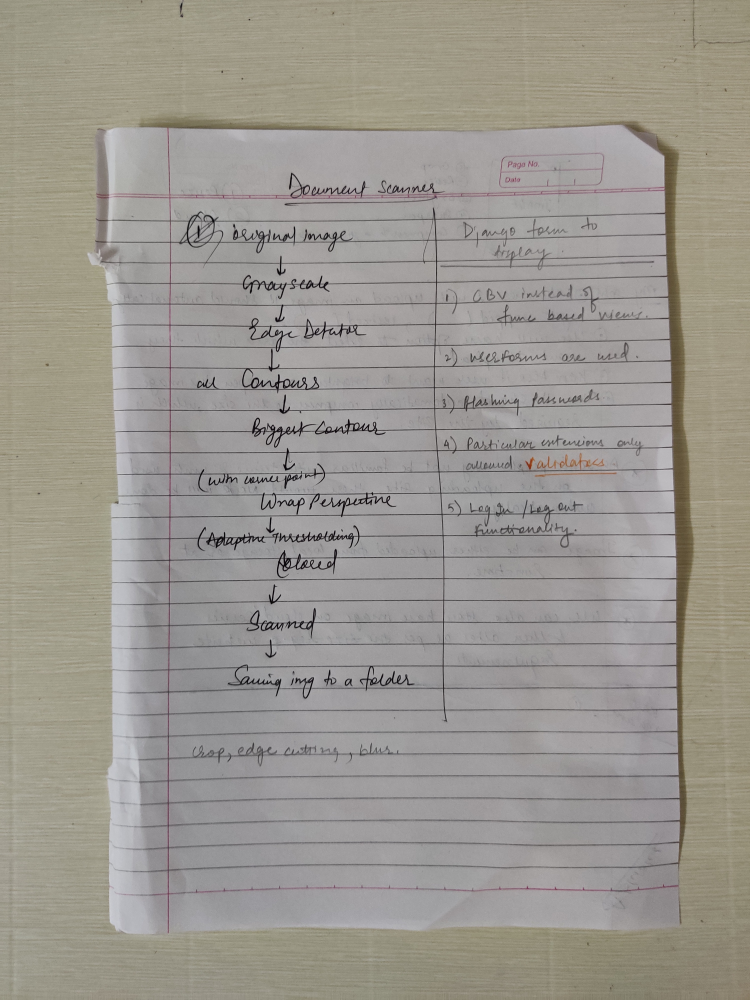
#> input picture img4.jpg, 3000 x 4000 px, found by its file name (shown at 1/4 size)
$ python code.py   (older library calls are emulated)
#> lines starting #> are read from the running program, lines starting #| are printed output that depends on the picture; after the words box and inside, x2 and y2 are one past the last pixel; in counts of white or black regions, pixels touching at a corner belong together
import cv2
import numpy as np
import PIL
import os
from PIL import Image, ImageEnhance

def perform_operation(file_name):
    file_name = str(file_name).replace("\\","\\\\")

    name = file_name.split("\\")[-1]

    name="F:\\Udemy\\IEEE Project Hackathon 2020\\project\\media\\edited_images\\" + name
    #print(name)

    img = cv2.imread(file_name, 1)
#> img is the input picture: shape (4000, 3000, 3); mean B, G, R 144, 151.3, 155.1
    #Maximum size of the output file
    maxsize = 200

    def getSize(filename):
        st = os.stat(filename)
        return st.st_size
    width = min(int(img.shape[0] / 6), int(img.shape[1] / 6))
#> width = 500
    hight = max(int(img.shape[0] / 6), int(img.shape[1] / 6))
#> hight = 666

    resize = cv2.resize(img, (width, (hight)))
    img_ctr = resize.copy()

    screen_res = 1280, 720
    scale_width = screen_res[0] / min(img.shape[1], img.shape[0])
#> scale_width = 0.427
    scale_hight = screen_res[1] / max(img.shape[1], img.shape[0])
#> scale_hight = 0.18
    scale = min(scale_width, scale_hight)
#> scale = 0.18

    output_width = min(int(img.shape[1] * scale), int(img.shape[0] * scale))
#> output_width = 540
    output_hight = max(int(img.shape[1] * scale), int(img.shape[0] * scale))
#> output_hight = 720


    # cv2.namedWindow('Output', cv2.WINDOW_NORMAL)
    # cv2.resizeWindow('Output', output_width, output_hight)

    def empty(a):
        pass


    # cv2.namedWindow("screen")
    # cv2.createTrackbar("v1","screen",1,200,empty)
    # cv2.createTrackbar("v2","screen",1,200,empty)
    kernal = np.ones((5, 5))


    def process(img):
        gray = cv2.cvtColor(img, cv2.COLOR_BGR2GRAY)
        blur = cv2.GaussianBlur(gray, (5, 5), 1)
        # v1 = cv2.getTrackbarPos("v1","screen")
        # v2 = cv2.getTrackbarPos("v2","screen")
        canny = cv2.Canny(blur, 50, 50)
        dilate = cv2.dilate(canny, kernal, iterations=2)
        erode = cv2.erode(dilate, kernal, iterations=1)

        return canny, erode, gray


    def getcontour(img):
        large = np.array([])
        maxArea = 0
        contour, hierarchy = cv2.findContours(img, cv2.RETR_EXTERNAL, cv2.CHAIN_APPROX_NONE)
        for ctr in contour:
            area = cv2.contourArea(ctr)
            if area > 14000:
                cv2.drawContours(img_ctr, ctr, -1, (55, 255, 55), 3)
                peri = cv2.arcLength(ctr, True)
                approx = cv2.approxPolyDP(ctr, 0.02 * peri, True)
                if len(approx) == 4 and area > maxArea:
                    large = approx
                    maxArea = area
        cv2.drawContours(img_ctr, large, -1, (55, 0, 255), 15)
        return large


    def reorder(points):
        points = points.reshape((4, 2))
        new_points = np.zeros((4, 1, 2), np.int32)
        add = np.sum(points, axis=1)
        # print('add = ',add)
        new_points[0] = points[np.argmin(add)]
        new_points[3] = points[np.argmax(add)]

        sub = np.diff(points, axis=1)
        new_points[1] = points[np.argmin(sub)]
        new_points[2] = points[np.argmax(sub)]
        # print('rearranged points =',new_points)

        return new_points


    def cvtBlack(img):
        # gray = cv2.cvtColor(img, cv2.COLOR_BGR2GRAY)
        # # v1 = cv2.getTrackbarPos("v1","screen")
        # (thres, black) = cv2.threshold(gray, 90, 255, cv2.THRESH_BINARY)
        lab = cv2.cvtColor(img, cv2.COLOR_BGR2LAB)
        #cv2.imshow("lab", lab)

        # -----Splitting the LAB image to different channels-------------------------
        l, a, b = cv2.split(lab)
        #cv2.imshow('l_channel', l)
        #cv2.imshow('a_channel', a)
        #cv2.imshow('b_channel', b)

        # -----Applying CLAHE to L-channel-------------------------------------------
        clahe = cv2.createCLAHE(clipLimit=3.0, tileGridSize=(8, 8))
        cl = clahe.apply(l)
        #cv2.imshow('CLAHE output', cl)

        # -----Merge the CLAHE enhanced L-channel with the a and b channel-----------
        limg = cv2.merge((cl, a, b))
       # cv2.imshow('limg', limg)

        # -----Converting image from LAB Color model to RGB model--------------------
        final = cv2.cvtColor(limg, cv2.COLOR_LAB2BGR)
        # cv2.imshow('final', final)

        return final


    def crop(img, large):
        # print(large.shape)
        large = reorder(large)
        pt1 = np.float32(large)
        pt2 = np.float32([[0, 0], [width, 0], [0, hight], [width, hight]])
        matrix = cv2.getPerspectiveTransform(pt1, pt2)
        output = cv2.warpPerspective(img, matrix, (width, hight))
        cropped = output[10:output.shape[0]+30, 10:output.shape[1]+30]

        black = cvtBlack(cropped)

        return black, cropped


    canny, erode, gray = process(resize)
#> in process, `canny = cv2.Canny(blur, 50, 50)`:
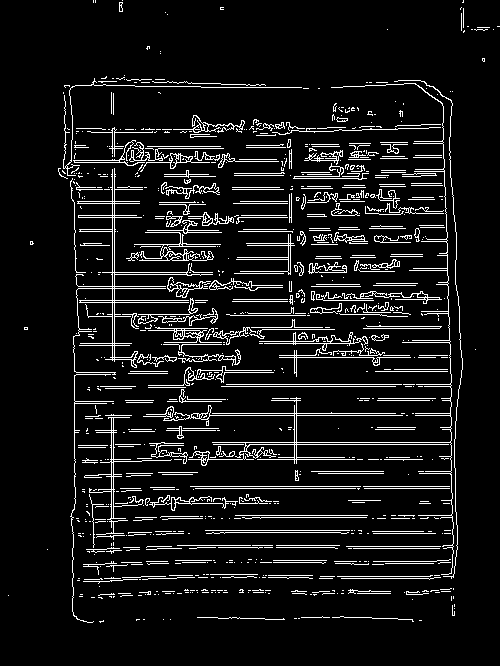
#> canny: shape (666, 500); 8.3% white in thin lines or dots
#> in process, `dilate = cv2.dilate(canny, kernal, iterations=2)`: dilate: shape (666, 500); 48.8% white; 32 white regions, largest, box (x1, y1, x2, y2) and area: (54, 71, 467, 627) 151965, (290, 612, 426, 626) 1287, (287, 585, 395, 600) 1283
#> in process, `erode = cv2.erode(dilate, kernal, iterations=1)`:
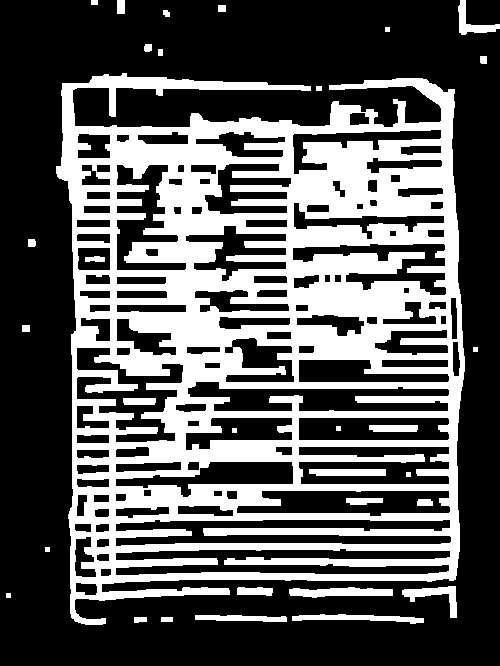
#> erode: shape (666, 500); 34.6% white; 32 white regions
    large = getcontour(erode)
#> in getcontour, `contour, hierarchy = cv2.findContours(img, cv2.RETR_EXTERNAL, cv2.CHAI..`: contour = 23 contours, 4 with area under 20; largest, box (x1, y1, x2, y2) and area: (56, 73, 465, 625) 183040, (289, 587, 393, 598) 686, (292, 614, 424, 624) 558, (402, 586, 457, 618) 522, (458, 0, 500, 35) 421
#> the loop in getcontour, `for ctr in contour:` made 23 passes
#> (area, peri, large, maxArea) on pass 14: (183040.5, 3236.6, [[62, 83], [71, 617], [455, 579], [454, 89]], 183040.5)
#> area on passes 1, 2, 3, 4, 6, 7: 44, 52.5, 392, 558.5, 685.5, 227
#> after the loop in getcontour, `for ctr in contour:`:
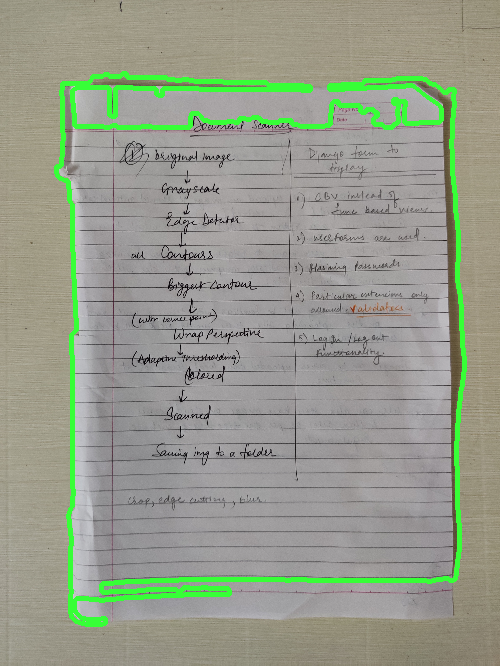
#> img_ctr: shape (666, 500, 3); mean B, G, R 139.5, 155.7, 150.1
#> after the loop in getcontour, `for ctr in contour:`: maxArea = 183040.5
#> in getcontour, `cv2.drawContours(img_ctr, large, -1, (55, 0, 255), 15)`:
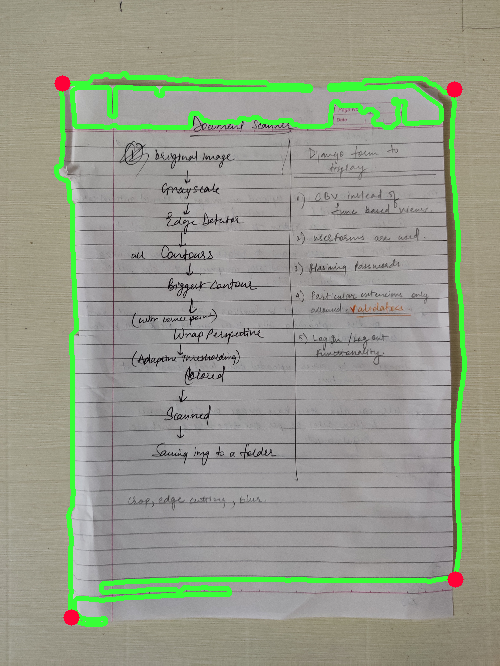
#> img_ctr: shape (666, 500, 3); 0.24% of pixels changed, all inside (x1, y1, x2, y2) = (54, 75, 464, 626)
#> large = [[62, 83], [71, 617], [455, 579], [454, 89]]
    img_crop, black = crop(resize, large)
#> in reorder, `add = np.sum(points, axis=1)`: add = [145, 688, 1034, 543]
#> in reorder, `sub = np.diff(points, axis=1)`: sub = [21, 546, 124, -365]
#> in crop, `large = reorder(large)`: large = [[62, 83], [454, 89], [71, 617], [455, 579]]
#> in crop, `matrix = cv2.getPerspectiveTransform(pt1, pt2)`: matrix = [[1.15, -0.0194, -69.72], [-0.0184, 1.2, -98.71], [-0.00021, -3.37e-05, 1]]
#> in crop, `cropped = output[10:output.shape[0]+30, 10:output.shape[1]+30]`:
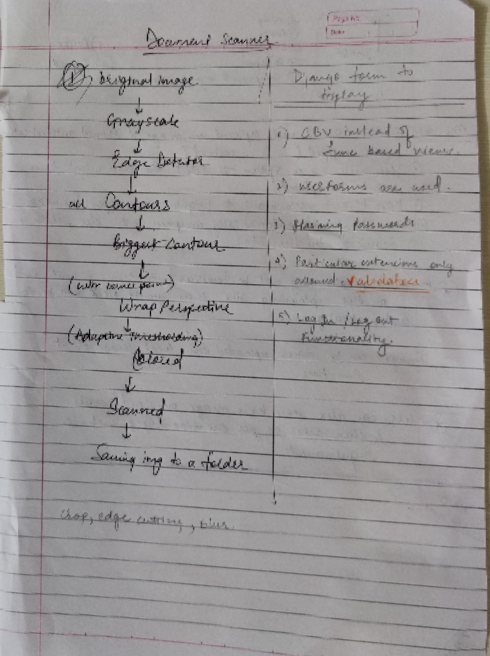
#> cropped: shape (656, 490, 3); mean B, G, R 151, 150.6, 153.6
#> in cvtBlack, `lab = cv2.cvtColor(img, cv2.COLOR_BGR2LAB)`: lab: shape (656, 490, 3); mean of channels 0, 1, 2 159.5, 129.2, 128.3
#> in cvtBlack, `l, a, b = cv2.split(lab)`:
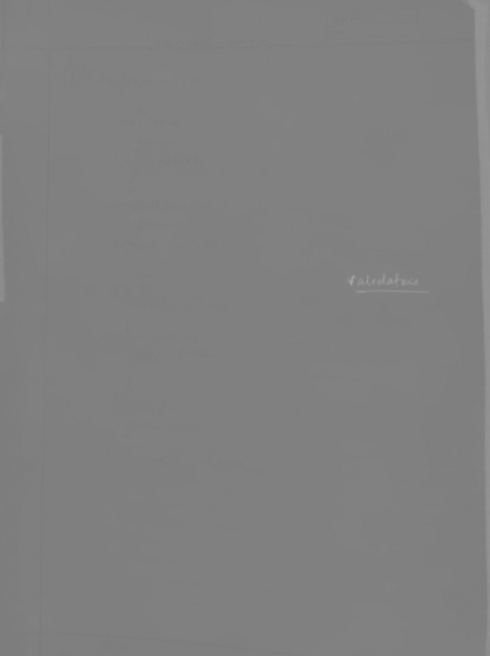
#> b: shape (656, 490); min 121, max 164, mean 128.3
#> in cvtBlack, `cl = clahe.apply(l)`:
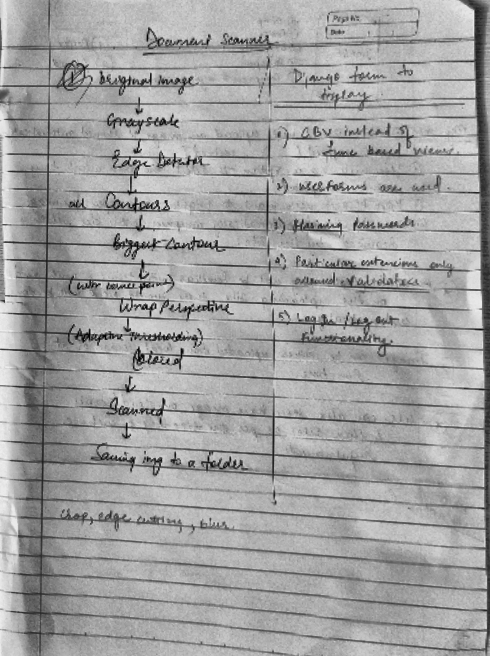
#> cl: shape (656, 490); min 1, max 237, mean 161.6
#> in cvtBlack, `limg = cv2.merge((cl, a, b))`: limg: shape (656, 490, 3); mean of channels 0, 1, 2 161.6, 129.2, 128.3
    # [9 lines of commented-out code are left out]
    cv2.imwrite('final.jpg', black)
    flag = 0

    if flag == 0:
        if int(getSize('final.jpg'))/1000 > maxsize:
            img = Image.open('final.jpg')
            img = img.resize((width-1, hight-1), PIL.Image.ANTIALIAS)
            img.save('finall.jpg')
            flag = 1
    i,j = '',''
    image = PIL.Image.open(file_name)
    wd, ht = image.size
    print(wd, ht)
    if flag == 1:
        while int(getSize(str(i) + 'finall.jpg'))/1000 > maxsize:
            i = 0
            ht -= 9
            wd -= 10
            img = Image.open('finall.jpg')
            img = img.resize((wd , ht), PIL.Image.ANTIALIAS)
            # os.remove('finall.jpg')
            print(wd, ht)
            img.save(str(i) + 'finall.jpg')
    if flag == 1:
        os.remove('final.jpg')
    name = name.replace(".jpg","_edited.png")

    try:
        os.rename("finall.jpg",name)
    except:
        pass

    try:
        os.rename("final.jpg",name)
    except:
        pass

    try:
        os.rename("0finall.jpg",name)
    except:
        pass
   # [11 lines of commented-out code are left out]
    return name


#cv2.destroyAllWindows()
#Function Call
#> (the run stopped early here; a loop or call above may not have finished)
